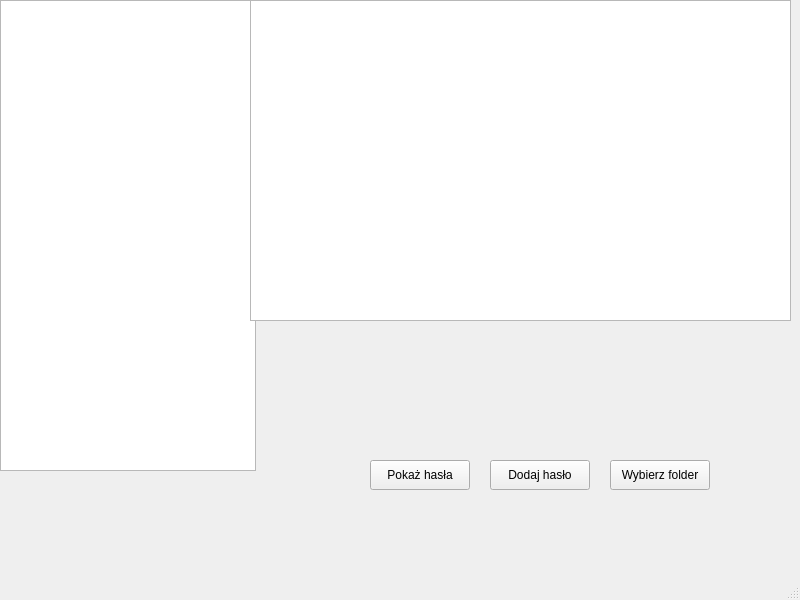
<?xml version="1.0" encoding="UTF-8"?>
<ui version="4.0">
 <class>MainWindow</class>
 <widget class="QMainWindow" name="MainWindow">
  <property name="geometry">
   <rect>
    <x>0</x>
    <y>0</y>
    <width>800</width>
    <height>600</height>
   </rect>
  </property>
  <property name="windowTitle">
   <string>MainWindow</string>
  </property>
  <widget class="QWidget" name="centralwidget">
   <widget class="QListWidget" name="listWidget">
    <property name="geometry">
     <rect>
      <x>0</x>
      <y>0</y>
      <width>256</width>
      <height>471</height>
     </rect>
    </property>
   </widget>
   <widget class="QPushButton" name="pushButton_2">
    <property name="geometry">
     <rect>
      <x>490</x>
      <y>460</y>
      <width>100</width>
      <height>30</height>
     </rect>
    </property>
    <property name="minimumSize">
     <size>
      <width>100</width>
      <height>30</height>
     </size>
    </property>
    <property name="maximumSize">
     <size>
      <width>100</width>
      <height>30</height>
     </size>
    </property>
    <property name="text">
     <string>Dodaj hasło</string>
    </property>
   </widget>
   <widget class="QPushButton" name="pushButton">
    <property name="geometry">
     <rect>
      <x>610</x>
      <y>460</y>
      <width>100</width>
      <height>30</height>
     </rect>
    </property>
    <property name="minimumSize">
     <size>
      <width>100</width>
      <height>30</height>
     </size>
    </property>
    <property name="maximumSize">
     <size>
      <width>100</width>
      <height>30</height>
     </size>
    </property>
    <property name="text">
     <string>Wybierz folder</string>
    </property>
   </widget>
   <widget class="QTableView" name="tableView">
    <property name="geometry">
     <rect>
      <x>250</x>
      <y>0</y>
      <width>541</width>
      <height>321</height>
     </rect>
    </property>
   </widget>
   <widget class="QPushButton" name="pushButton_3">
    <property name="geometry">
     <rect>
      <x>370</x>
      <y>460</y>
      <width>100</width>
      <height>30</height>
     </rect>
    </property>
    <property name="minimumSize">
     <size>
      <width>100</width>
      <height>30</height>
     </size>
    </property>
    <property name="maximumSize">
     <size>
      <width>100</width>
      <height>30</height>
     </size>
    </property>
    <property name="text">
     <string>Pokaż hasła</string>
    </property>
   </widget>
  </widget>
  <widget class="QMenuBar" name="menubar">
   <property name="geometry">
    <rect>
     <x>0</x>
     <y>0</y>
     <width>800</width>
     <height>25</height>
    </rect>
   </property>
  </widget>
  <widget class="QStatusBar" name="statusbar"/>
 </widget>
 <resources/>
 <connections/>
</ui>
